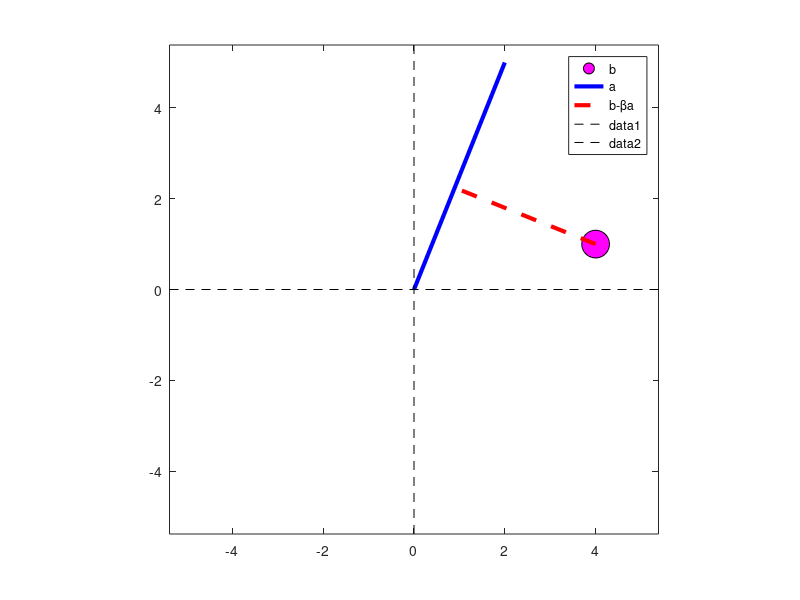

Recreate this plot in MATLAB.
%%
%     COURSE: Linear algebra: theory and implementation
%    SECTION: Projections and orthogonalization
%      VIDEO: Projections in R^2
% Instructor: sincxpress.com
% Course url: https://www.udemy.com/course/linear-algebra-theory-and-implementation/?couponCode=202110
% 
%%

% point b
b = [ 4 1 ]';

% line a
a = [ 2 5 ]';

% beta
beta = (a'*b) / (a'*a);

% draw!
figure(1), clf
plot(b(1),b(2),'ko','markerfacecolor','m','markersize',20)
hold on
plot([0 a(1)],[0 a(2)],'b','linew',3)

% now plot projection line
plot([b(1) beta*a(1)],[b(2) beta*a(2)],'r--','linew',3)

legend({'b';'a';'b-\betaa'})
axis([-1 1 -1 1]*max([norm(a) norm(b)]))
plot(get(gca,'xlim'),[0 0],'k--')
plot([0 0],get(gca,'xlim'),'k--')
axis square

%% done.
